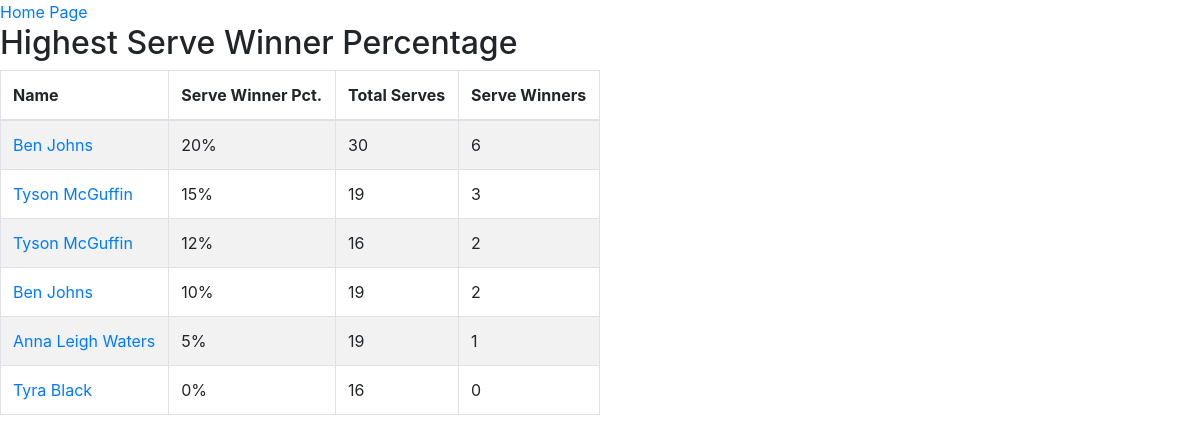
/player_stats/ordered_by_serve_winner_pct/, run on the app's committed database.
### MyApp/models.py (models this page shows, shortened)
class PlayerStats(models.Model):
    player = models.ForeignKey(
        Player, on_delete=models.CASCADE, related_name="player_with_stats"
    )
    partner = models.ForeignKey(
        Player,
        on_delete=models.DO_NOTHING,
        blank=True,
        null=True,
        related_name="partner_for_player",
    )
    opponent1 = models.ForeignKey(
        Player,
        on_delete=models.DO_NOTHING,
        related_name="opponent1",
    )
    opponent2 = models.ForeignKey(
        Player,
        on_delete=models.DO_NOTHING,
        blank=True,
        null=True,
        related_name="opponent2_optional",
    )
    match = models.ForeignKey(Match, on_delete=models.CASCADE)
    rallies_played = models.IntegerField(default=0)
    rallies_won = models.IntegerField(default=0)
    points_won = models.IntegerField(default=0)
    serves = models.IntegerField(default=0)
    serve_winners = models.IntegerField(default=0)
    serve_losers = models.IntegerField(default=0)
    serve_neutrals = models.IntegerField(default=0)
    serve_misses = models.IntegerField(default=0)
    returns = models.IntegerField(default=0)
    return_winners = models.IntegerField(default=0)
    return_losers = models.IntegerField(default=0)
    return_neutrals = models.IntegerField(default=0)
    return_misses = models.IntegerField(default=0)
    thirds = models.IntegerField(default=0)
    third_drops = models.IntegerField(default=0)
    third_drives = models.IntegerField(default=0)
    third_drop_makes = models.IntegerField(default=0)
    third_drop_winners = models.IntegerField(default=0)
    third_drop_misses = models.IntegerField(default=0)
    drives = models.IntegerField(default=0)
    drive_winners = models.IntegerField(default=0)
    drive_losers = models.IntegerField(default=0)
    drive_neutrals = models.IntegerField(default=0)
    drive_misses = models.IntegerField(default=0)
    dink_winners = models.IntegerField(default=0)
    dink_misses = models.IntegerField(default=0)
    volley_speed_ups = models.IntegerField(default=0)
    volley_speed_up_winners = models.IntegerField(default=0)
    volley_speed_up_losers = models.IntegerField(default=0)
    volley_speed_up_neutrals = models.IntegerField(default=0)
    volley_speed_up_misses = models.IntegerField(default=0)
    off_bounce_speed_ups = models.IntegerField(default=0)
    off_bounce_speed_up_winners = models.IntegerField(default=0)
    off_bounce_speed_up_losers = models.IntegerField(default=0)
    off_bounce_speed_up_neutrals = models.IntegerField(default=0)
    off_bounce_speed_up_misses = models.IntegerField(default=0)
    counters = models.IntegerField(default=0)
    counter_winners = models.IntegerField(default=0)
    counter_losers = models.IntegerField(default=0)
    counter_neutrals = models.IntegerField(default=0)
    counter_misses = models.IntegerField(default=0)
    resets = models.IntegerField(default=0)
    resets_made = models.IntegerField(default=0)
    resets_missed = models.IntegerField(default=0)
    lobs = models.IntegerField(default=0)
    lob_successes = models.IntegerField(default=0)
    lob_winners = models.IntegerField(default=0)
    lob_losers = models.IntegerField(default=0)
    lob_neutrals = models.IntegerField(default=0)
    lob_misses = models.IntegerField(default=0)
    popups = models.IntegerField(default=0)
    popup_winners = models.IntegerField(
        default=0
    )  # this should almost never happen, very rare
    popup_losers = models.IntegerField(default=0)
    popup_neutrals = models.IntegerField(default=0)
    putaway_attempts = models.IntegerField(default=0)
    putaway_winners = models.IntegerField(default=0)
    putaway_neutrals = models.IntegerField(default=0)
    putaway_misses = models.IntegerField(default=0)
    ernes = models.IntegerField(default=0)
    erne_winners = models.IntegerField(default=0)
    erne_neutrals = models.IntegerField(default=0)
    erne_misses = models.IntegerField(default=0)
    erne_losers = models.IntegerField(default=0)
    atps = models.IntegerField(default=0)
    atp_winners = models.IntegerField(default=0)
    atp_neutrals = models.IntegerField(default=0)
    atp_misses = models.IntegerField(default=0)
    atp_losers = models.IntegerField(default=0)
    nvz_faults = models.IntegerField(default=0)
    service_faults = models.IntegerField(default=0)
    technical_warnings = models.IntegerField(default=0)

class Player(models.Model):
    f_name = models.CharField(max_length=100)
    l_name = models.CharField(max_length=100)
    birthdate = models.DateField()
    sex = models.CharField(max_length=1, choices=[("M", "Male"), ("F", "Female")])
    hand = models.CharField(max_length=1, choices=[("R", "Right"), ("L", "Left")])
    turned_pro = models.CharField(max_length=4)
    sponsor = models.CharField(max_length=100)
    bracket = models.CharField(
        max_length=2,
        choices=[("MS", "Mens Singles"), ("WS", "Women's Singles")],
    )

### MyApp/views.py (the view)
def get_stats_by_serve_winner_percentage(request):
    player_stats = PlayerStats.objects.annotate(
        serve_winner_pct=100 * F("serve_winners") / F("serves")
    ).order_by("-serve_winner_pct")
    context = {"player_stats_list": player_stats}
    return render(request, "stats/player_stats_list.html", context)

### templates/stats/player_stats_list.html (shortened to what this page needs)
<!DOCTYPE html>
<html lang="en">
  <head>
    <link
      rel="stylesheet"
      href="https://cdn.jsdelivr.net/npm/bootstrap@4.3.1/dist/css/bootstrap.min.css"
    />
  </head>
  <body>
    <a href="../../">Home Page</a>
    <h2>Highest Serve Winner Percentage</h2>
    <table class="table table-striped table-bordered" style="max-width: 600px">
      <thead>
        <tr>
          <th>Name</th>
          <th>Serve Winner Pct.</th>
          <th>Total Serves</th>
          <th>Serve Winners</th>
        </tr>
      </thead>
      <tbody>
        {% for player_stat in player_stats_list %}
        <tr>
          <td>
            <a href="../../players?q={{ player_stat.player.id }}"
              >{{ player_stat.player.f_name }} {{ player_stat.player.l_name}}</a
            >
          </td>
          <td>{{ player_stat.serve_winner_pct }}%</td>
          <td>{{ player_stat.serves }}</td>
          <td>{{ player_stat.serve_winners }}</td>
        </tr>
        {% endfor %}
      </tbody>
    </table>
  </body>
</html>

### data on the page
PlayerStats: player.f_name "Ben", player.l_name "Johns", serve_winner_pct "20", serves "30", serve_winners "6"
PlayerStats: player.f_name "Tyson", player.l_name "McGuffin", serve_winner_pct "15", serves "19", serve_winners "3"
PlayerStats: player.f_name "Tyson", player.l_name "McGuffin", serve_winner_pct "12", serves "16", serve_winners "2"
PlayerStats: player.f_name "Ben", player.l_name "Johns", serve_winner_pct "10", serves "19", serve_winners "2"
PlayerStats: player.f_name "Anna Leigh", player.l_name "Waters", serve_winner_pct "5", serves "19", serve_winners "1"
PlayerStats: player.f_name "Tyra", player.l_name "Black", serve_winner_pct "0", serves "16", serve_winners "0"
